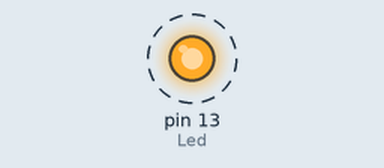
Simulated run of this sketch. Board: Arduino Uno, built with avr-gcc and run on an emulated ATmega328P. Parts: output pins drawn as LEDs (lit = HIGH). Dashed ring = blinking.

Above: at 0.05 s.
Timing chart, 0 to 3.0 s (numbered marks = the images above):
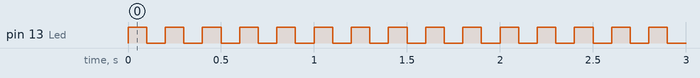

Measured:
- by itself, pin 13 (Led): alternates HIGH for 0.10 s and LOW for 0.10 s

The sketch:

Latihan_1_Blingking_LED.ino
```cpp
/*
  Latihan 1
  Blinking LED
  .
  .
  @Iwan Cilibur / +628988541995
  +6287775593898 (Office)
  www.interactiverobotics.club
 */
int Led=LED_BUILTIN;
void setup() {
  // put your setup code here, to run once:
pinMode(Led,OUTPUT);
}

void loop() {
  // put your main code here, to run repeatedly:
digitalWrite(Led,HIGH);
delay(100);
digitalWrite(Led,LOW);
delay(100);
}
```
